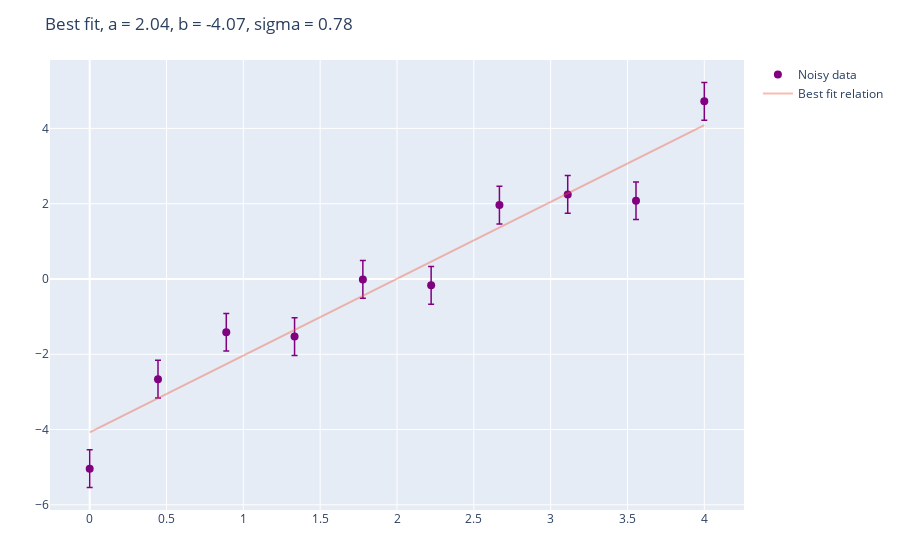

Notebook code cell kept with this figure:
### Markdown cell above
## Plot results

### Code cell
data = scatter(
    x=X, y=Y,
    mode="markers",
    error_y=attr(
        type="constant",
        value = sigma,
        color="purple",
        thickness=1.5,
        width=3,
    ),
    marker=attr(color="purple", size=8),
    name="Noisy data"
)

line = scatter(
    x=X,
    y=a_median*X .+ b_median,
    mode="lines",
    name="Best fit relation",
    #line=attr(color=""),
    opacity=0.4
)

plot([data,line],
    Layout(title="Best fit, a = $(@sprintf("%.2f", a_median)), b = $(@sprintf("%.2f", b_median)), sigma = $(@sprintf("%.2f", sigma_median))")
)

### Figure 1 — Plotly figure (JSON) as saved in the notebook; plotly's stock layout.template omitted (floating-point values rounded to 4 significant figures)
{"data": [{"error_y": {"color": "purple", "thickness": 1.5, "type": "constant", "value": 0.5, "width": 3}, "marker": {"color": "purple", "size": 8}, "mode": "markers", "name": "Noisy data", "type": "scatter", "x": [0, 0.4444, 0.8889, 1.333, 1.778, 2.222, 2.667, 3.111, 3.556, 4], "y": [-5.039, -2.662, -1.416, -1.53, -0.01131, -0.168, 1.963, 2.248, 2.077, 4.72]}, {"mode": "lines", "name": "Best fit relation", "opacity": 0.4, "type": "scatter", "x": [0, 0.4444, 0.8889, 1.333, 1.778, 2.222, 2.667, 3.111, 3.556, 4], "y": [-4.074, -3.167, -2.26, -1.353, -0.446, 0.461, 1.368, 2.275, 3.182, 4.089]}], "layout": {"margin": {"b": 50, "l": 50, "r": 50, "t": 60}, "title": "Best fit, a = 2.04, b = -4.07, sigma = 0.78"}}
